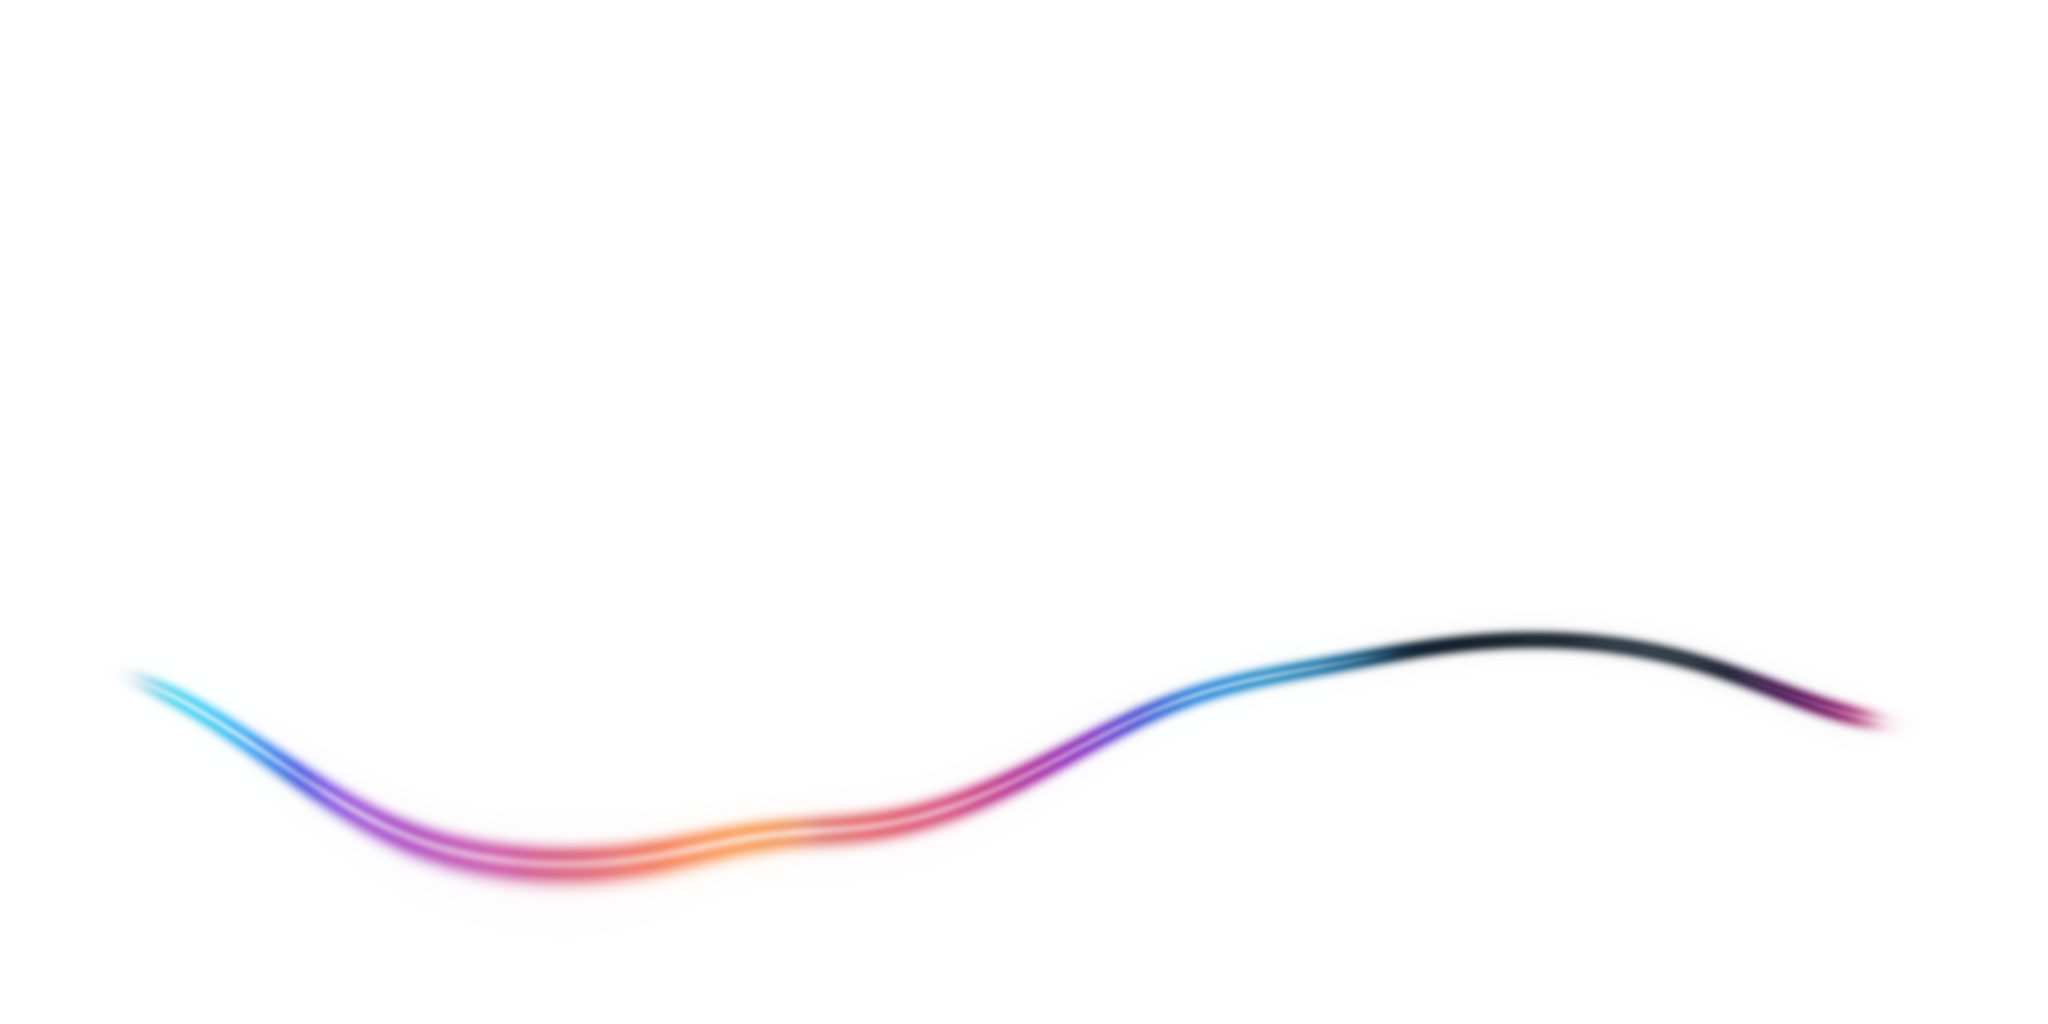

Source code (Python):
"""Wrap the owner's front, side and back views into one map of the whole sphere, so the character turns as one solid body.

Each view is split in two: its soft shading (kept as a small "light map" that stays still on screen while the body turns)
and what is drawn on the body (colour strip, fine panel lines), which goes on the map and turns with it. Shading times
drawing gives back the artwork, so at rest the character looks as drawn, and while turning it keeps the same light."""
import numpy as np, cv2
from PIL import Image
W, H, K = 2048, 1024, 0.42          # map size; K: the sphere's radius as a share of each view's width

def view(name):
    im = np.array(Image.open(name + '.webp').convert('RGB')).astype(np.float32); s = im.shape[0]
    yy, xx = np.mgrid[0:s, 0:s]; u = (xx / s - 0.5) / K; v = -(yy / s - 0.5) / K; r = np.hypot(u, v); Rpx = K * s
    lum = im.mean(axis=2); mx = im.max(axis=2); mn = im.min(axis=2); sat = (mx - mn) / np.maximum(mx, 1)
    alpha = cv2.GaussianBlur(np.maximum(np.clip((sat - 0.20) / 0.25, 0, 1), np.clip((125 - lum) / 50, 0, 1)), (0, 0), 0.8)
    # the colour strip: in each column, the topmost vivid or dark mark below the middle (not the eye)
    cand = ((sat > 0.4) | (lum < 125)) & (r < 0.985) & (v < 0.1)
    if name == 'front': cand &= r > 0.70
    if name == 'side': cand &= u > -0.75
    cand = cv2.morphologyEx(cand.astype('uint8'), cv2.MORPH_OPEN, np.ones((3, 3), 'uint8')).astype(bool)
    top = np.where(cand.any(axis=0), cand.argmax(axis=0), 10 ** 6)
    band = cand & (yy >= top[None, :]) & (yy <= top[None, :] + 0.085 * Rpx)
    k = int(0.035 * Rpx) | 1; band = cv2.GaussianBlur(cv2.dilate(band.astype('uint8'), np.ones((k, k), 'uint8')).astype(np.float32), (0, 0), 2)
    feat = alpha * band
    drop = ((lum < 150) & (band < 0.05)) | (r > 0.99)                   # dark things that are not the strip: the eye, and outside the body
    if name == 'front': drop |= r < 0.82
    kw = int(0.09 * Rpx) | 1; near = cv2.dilate((band > 0.3).astype('uint8'), np.ones((kw, kw), 'uint8')) > 0      # the strip and its glow
    keep = (~drop & ~near).astype(np.float32)
    def soften(sig): return cv2.GaussianBlur(im * keep[..., None], (0, 0), sig) / np.maximum(cv2.GaussianBlur(keep, (0, 0), sig), 1e-4)[..., None]
    t = np.clip(cv2.GaussianBlur(keep, (0, 0), 0.02 * s) / 0.3, 0, 1)[..., None]
    soft = t * soften(0.02 * s) + (1 - t) * soften(0.09 * s)             # the view's own soft light, filled in under the strip and the eye
    detail = np.clip(im / np.maximum(soft, 1), np.where(near, 0.5, 0.8)[..., None], 1.06)
    detail = 1 + (detail - 1) * (np.clip((0.95 - r) / 0.05, 0, 1) * ~drop)[..., None]      # nothing from the dropped parts or the very rim
    rgb = im / 255 * feat[..., None] + detail * (1 - feat[..., None])
    plain = np.where(near[..., None], 1.0, detail)                      # the body alone: fine lines, no strip
    return np.dstack([rgb, feat]).astype(np.float32), soft, plain.astype(np.float32)

lon = (np.arange(W) + 0.5) / W * 2 * np.pi - np.pi / 2          # -90 deg .. 270 deg; 0 is the front, 90 the side, 180 the back
lat = np.pi / 2 - (np.arange(H) + 0.5) / H * np.pi
LON, LAT = np.meshgrid(lon, lat)
ox, oy, oz = np.cos(LAT) * np.sin(LON), np.sin(LAT), np.cos(LAT) * np.cos(LON)

def project(tex, u, v, shift=None):
    s = tex.shape[0]
    if shift is not None: v = v - shift[None, :]                 # a small up or down slide per column, to line the strips up
    return cv2.remap(tex, ((0.5 + K * u) * s).astype(np.float32), ((0.5 - K * v) * s).astype(np.float32), cv2.INTER_LINEAR, borderMode=cv2.BORDER_REPLICATE)

views = [('front', ox, oy, oz), ('side', -oz, oy, ox), ('back', -ox, oy, -oz)]
texs, softs, plains = {}, {}, {}
for n, *_ in views: texs[n], softs[n], plains[n] = view(n)
wts = {n: np.clip(d, 0, 1) ** 6 for n, _, _, d in views}          # each view is used where it looks straight at the body

def fill(a):
    idx = np.arange(len(a)); ok = ~np.isnan(a); return np.interp(idx, idx[ok], a[ok])
def strip_height(p, w):
    a = p[..., 3] * (w > 0.003) * (oy < 0.1); tot = a.sum(axis=0)
    h = (a * oy).sum(axis=0) / np.maximum(tot, 1e-6); h[tot < 2] = np.nan
    ok = ~np.isnan(h)
    if ok.sum() > 50:                                                # a steady line, not a jittery one
        f = cv2.GaussianBlur(fill(h).astype(np.float32)[None, :], (0, 0), 12)[0]; h = np.where(ok, f, np.nan)
    return h

# The views do not agree exactly on where the strip runs. One path is taken (each view's own, where that view is the one
# in use), and near the joins each view is slid a little so its strip lies on that path.
proj = {n: project(texs[n], u, v) for n, u, v, _ in views}
hs = {n: strip_height(proj[n], wts[n]) for n in proj}
row = int(H * 0.7)
cw = {n: np.where(np.isnan(hs[n]), 0, wts[n][row] ** 0.5) for n in proj}          # the path changes hands gently
tot = sum(cw.values()); path = np.where(tot > 1e-5, sum(np.nan_to_num(hs[n]) * cw[n] for n in proj) / np.maximum(tot, 1e-6), np.nan)
path = cv2.GaussianBlur(fill(path).astype(np.float32)[None, :], (0, 0), 64)[0]
# The views disagree in small ways about the strip (how thick, where it ends), so joining their pixels leaves kinks.
# It is drawn once instead: along that one path, in the colours the views show at each point round the body.
cols = np.zeros((W, 3), np.float32); cwt = np.zeros(W, np.float32)
for n in proj:
    p = proj[n]; m = (p[..., 3] > 0.6) & (wts[n] > 0.003) & (oy < 0.1) & (np.abs(oy - np.nan_to_num(hs[n], nan=9)[None, :]) < 0.05)
    cnt = m.sum(axis=0); c = (p[..., :3] * m[..., None]).sum(axis=0) / np.maximum(cnt, 1)[:, None]
    k = cw[n] * (cnt > 1); cols += c * k[:, None]; cwt += k
cols = cols / np.maximum(cwt, 1e-6)[:, None]
for ch in range(3): cols[:, ch] = cv2.GaussianBlur(fill(np.where(cwt > 1e-5, cols[:, ch], np.nan)).astype(np.float32)[None, :], (0, 0), 12)[0]
grey = cols.mean(axis=1, keepdims=True); cols = np.clip(grey + (cols - grey) * 1.25, 0, 1)          # as vivid as in the artwork
there = cv2.GaussianBlur((tot > 1e-5).astype(np.float32)[None, :], (0, 0), 24)[0]                  # it fades out where no view shows it
slope = np.gradient(path) / (2 * np.pi / W) / np.maximum(np.sqrt(1 - np.clip(path, -0.98, 0.98) ** 2), 0.2)
dist = np.abs(oy - path[None, :]) / np.sqrt(1 + slope[None, :] ** 2)
core = np.exp(-(dist / 0.034) ** 2.6) * there[None, :]
hot = np.exp(-(dist / 0.010) ** 2) * there[None, :] * np.clip(grey[:, 0] * 2.2 - 0.3, 0, 1)[None, :] * 0.6     # a bright centre line, where the strip is lit
glow = np.exp(-(dist / 0.075) ** 2) * there[None, :] * 0.32

wb = {n: np.clip(d, 0, 1) ** 6 for n, _, _, d in views}
wsum = sum(wb.values()) + 1e-6
body = (sum(project(plains[n], u, v) * wb[n][..., None] for n, u, v, _ in views) + 1e-6) / wsum[..., None]
tint = 1 - (1 - (0.4 + 0.6 * cols)[None, :, :]) * glow[..., None]
ink = cols[None, :, :] * (1 - hot[..., None]) + hot[..., None]
rgb = body * tint * (1 - core[..., None]) + ink * core[..., None]
out = np.dstack([rgb, np.maximum(core, glow * 0.5)]).astype(np.float32)
Image.fromarray((np.clip(out, 0, 1) * 255).astype('uint8'), 'RGBA').save('wrap.png', optimize=True)
for n in ('front', 'back'):
    lm = cv2.GaussianBlur(softs[n], (0, 0), 0.03 * softs[n].shape[0])
    Image.fromarray(np.clip(lm, 0, 255).astype('uint8')).resize((256, 256), Image.LANCZOS).save('light-' + n + '.png', optimize=True)
prev = np.clip(out[..., :3] * 0.93, 0, 1); Image.fromarray((prev * 255).astype('uint8')).resize((1280, 640)).save('/tmp/claude-0/-home-user-Opsiogen/b0b3e356-e22d-529e-b60c-0b778d0659f0/scratchpad/wrap-pv.jpg', quality=88)
a = Image.open('light-front.png'); b = Image.open('light-back.png'); s2 = Image.new('RGB', (522, 256), (40, 90, 60)); s2.paste(a, (0, 0)); s2.paste(b, (266, 0)); s2.save('/tmp/claude-0/-home-user-Opsiogen/b0b3e356-e22d-529e-b60c-0b778d0659f0/scratchpad/light-pv.jpg', quality=90)
